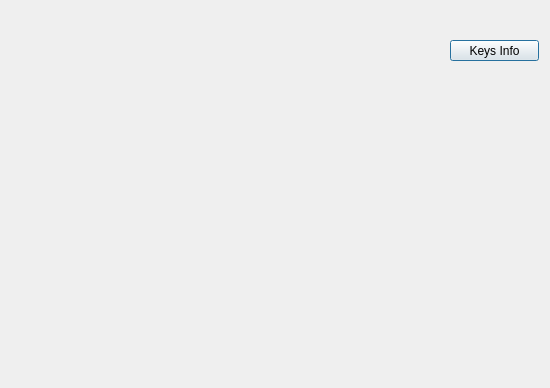
<?xml version="1.0" encoding="UTF-8"?>
<ui version="4.0">
 <class>Teleop_Window</class>
 <widget class="QDialog" name="Teleop_Window">
  <property name="geometry">
   <rect>
    <x>0</x>
    <y>0</y>
    <width>550</width>
    <height>388</height>
   </rect>
  </property>
  <property name="windowTitle">
   <string>Dialog</string>
  </property>
  <widget class="QPushButton" name="info_button">
   <property name="geometry">
    <rect>
     <x>450</x>
     <y>40</y>
     <width>89</width>
     <height>21</height>
    </rect>
   </property>
   <property name="text">
    <string>Keys Info</string>
   </property>
  </widget>
  <widget class="QWidget" name="layoutWidget">
   <property name="geometry">
    <rect>
     <x>50</x>
     <y>40</y>
     <width>391</width>
     <height>311</height>
    </rect>
   </property>
   <layout class="QVBoxLayout" name="verticalLayout">
    <item alignment="Qt::AlignHCenter|Qt::AlignVCenter">
     <widget class="QLabel" name="forward_label">
      <property name="text">
       <string/>
      </property>
     </widget>
    </item>
    <item>
     <layout class="QHBoxLayout" name="horizontalLayout">
      <item alignment="Qt::AlignHCenter|Qt::AlignVCenter">
       <widget class="QLabel" name="left_label">
        <property name="text">
         <string/>
        </property>
       </widget>
      </item>
      <item alignment="Qt::AlignHCenter|Qt::AlignVCenter">
       <widget class="QLabel" name="stop_label">
        <property name="text">
         <string/>
        </property>
       </widget>
      </item>
      <item alignment="Qt::AlignHCenter|Qt::AlignVCenter">
       <widget class="QLabel" name="right_label">
        <property name="text">
         <string/>
        </property>
       </widget>
      </item>
     </layout>
    </item>
    <item alignment="Qt::AlignHCenter|Qt::AlignVCenter">
     <widget class="QLabel" name="back_label">
      <property name="text">
       <string/>
      </property>
     </widget>
    </item>
   </layout>
  </widget>
 </widget>
 <resources/>
 <connections/>
</ui>
